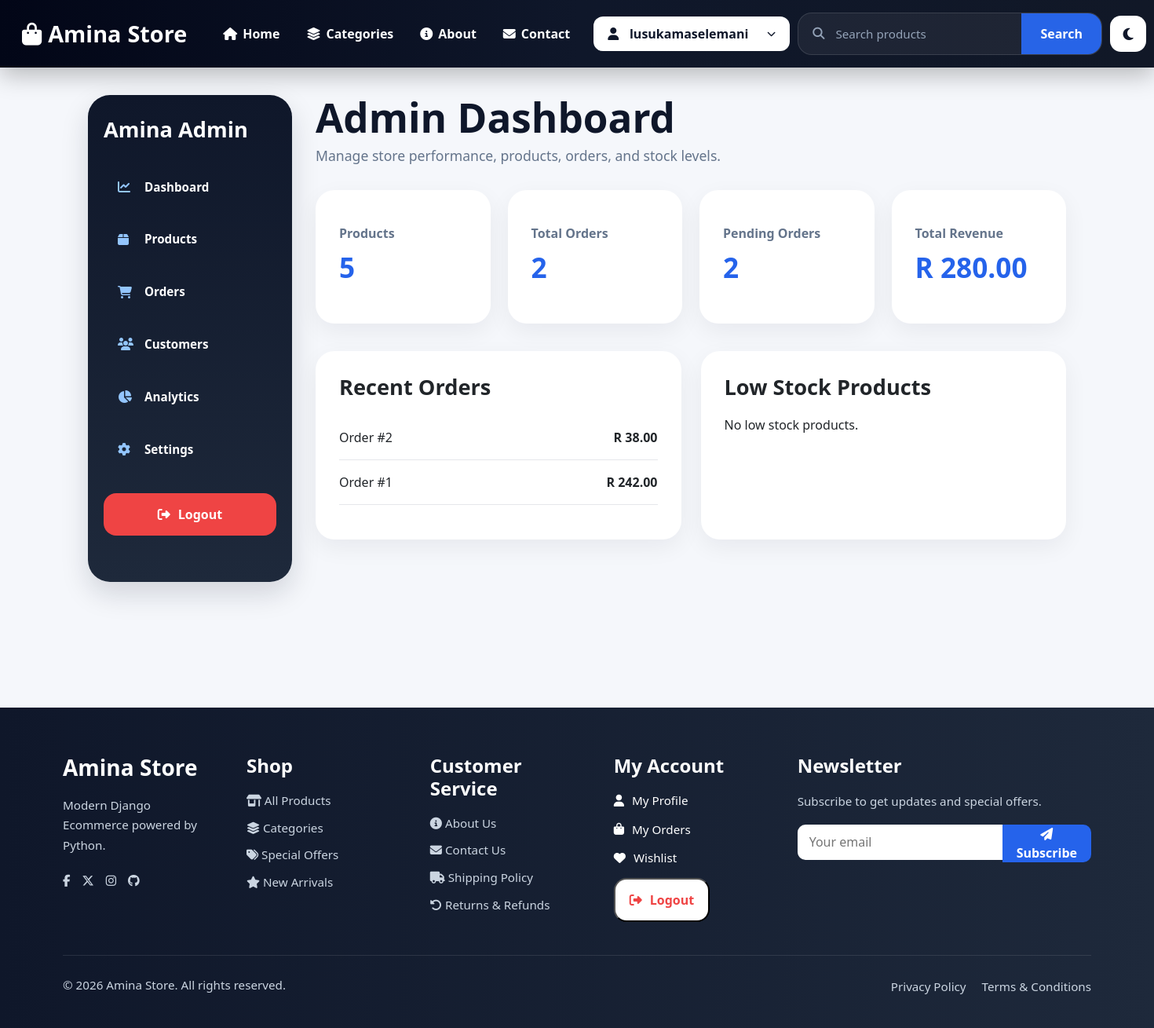
Before: /dashboard/ (signed in) with the older database file.
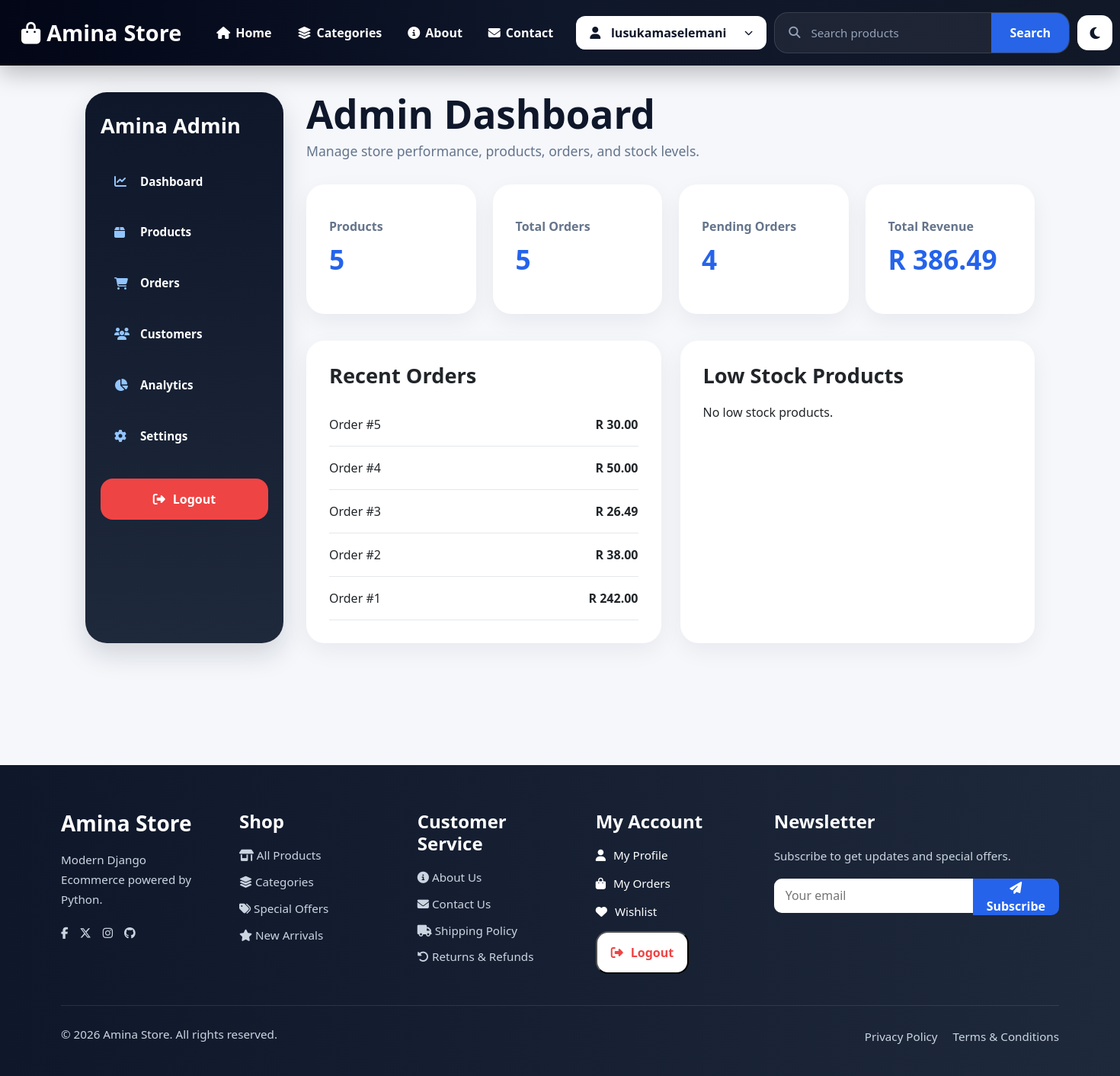
After: the same page with the newer database file.
### products/models.py (models this page shows, shortened)
class Order(models.Model):
    user = models.ForeignKey(
        User,
        on_delete=models.CASCADE
    )
    created_at = models.DateTimeField(auto_now_add=True)
    total = models.DecimalField(
        max_digits=10,
        decimal_places=2
    )
    STATUS_CHOICES = (
        ('Pending', 'Pending'),
        ('Processing', 'Processing'),
        ('Delivered', 'Delivered'),
         ('Cancelled', 'Cancelled'),
    )
    status = models.CharField(
        max_length=20,
        choices=STATUS_CHOICES,
        default='Pending'
    )

### products/views.py (the view)
# urls.py: path('dashboard/', views.admin_dashboard, name='admin_dashboard'),
@user_passes_test(lambda user: user.is_staff, login_url='login')
def admin_dashboard(request):
    total_products = Product.objects.count()
    total_orders = Order.objects.count()
    pending_orders = Order.objects.filter(status='Pending').count()
    total_revenue = sum(order.total for order in Order.objects.all())
    recent_orders = Order.objects.all().order_by('-created_at')[:5]
    low_stock_products = Product.objects.filter(stock__lte=10)
    context = {
        'total_products': total_products,
        'total_orders': total_orders,
        'pending_orders': pending_orders,
        'total_revenue': total_revenue,
        'recent_orders': recent_orders,
        'low_stock_products': low_stock_products,
    }
    return render(request, 'products/admin_dashboard.html', context)

### products/templates/products/admin_dashboard.html
{% extends 'base.html' %}
{% block content %}
<div class="admin-layout">
    {% include 'products/admin_sidebar.html' %}
    <main class="admin-content">
        <div class="dashboard-header">
            <h1>Admin Dashboard</h1>
            <p>Manage store performance, products, orders, and stock levels.</p>
        </div>
        <div class="dashboard-stats">
            <div class="dashboard-card">
                <span>Products</span>
                <h2>{{ total_products }}</h2>
            </div>
            <div class="dashboard-card">
                <span>Total Orders</span>
                <h2>{{ total_orders }}</h2>
            </div>
            <div class="dashboard-card">
                <span>Pending Orders</span>
                <h2>{{ pending_orders }}</h2>
            </div>
            <div class="dashboard-card">
                <span>Total Revenue</span>
                <h2>R {{ total_revenue }}</h2>
            </div>
        </div>
        <div class="dashboard-grid">
            <div class="dashboard-panel">
                <h3>Recent Orders</h3>
                {% for order in recent_orders %}
                <div class="dashboard-row">
                    <span>Order #{{ order.id }}</span>
                    <strong>R {{ order.total }}</strong>
                </div>
                {% empty %}
                <p>No recent orders.</p>
                {% endfor %}
            </div>
            <div class="dashboard-panel">
                <h3>Low Stock Products</h3>
                {% for product in low_stock_products %}
                <div class="dashboard-row">
                    <span>{{ product.name }}</span>
                    <strong>{{ product.stock }} left</strong>
                </div>
                {% empty %}
                <p>No low stock products.</p>
                {% endfor %}
            </div>
        </div>
    </main>
</div>
{% endblock %}

Changed rows visible on the page:
added Order: id "5", total "30.00"
added Order: id "4", total "50.00"
added Order: id "3", total "26.49"
Other visible differences:
{{ total_orders }}: "2" → "5"
{{ pending_orders }}: "2" → "4"
{{ total_revenue }}: "280.00" → "386.49"
